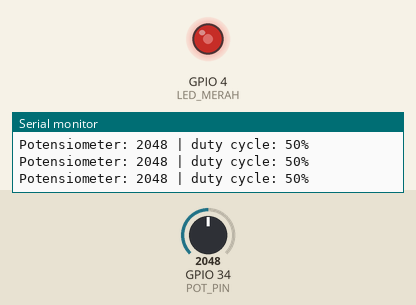
The sketch below on a simulated ESP32. Shown: output pins drawn as LEDs (lit = HIGH), the last lines printed to the serial monitor. The test bench sets the inputs (shaded band); at power-on: GPIO 34 (POT_PIN) = 2048.

Above: at 1.2 s.
1.3 s: GPIO 34 (POT_PIN) set to 2866
At 2.5 s:
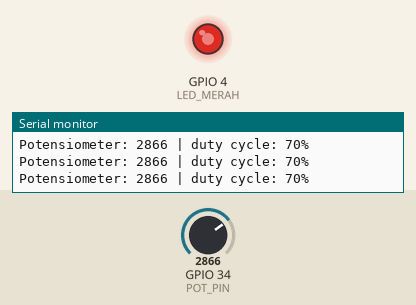
2.8 s: GPIO 34 (POT_PIN) set to 3603
At 4.0 s:
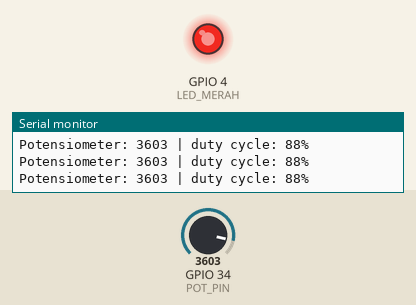
4.3 s: GPIO 34 (POT_PIN) set to 491
At 5.4 s:
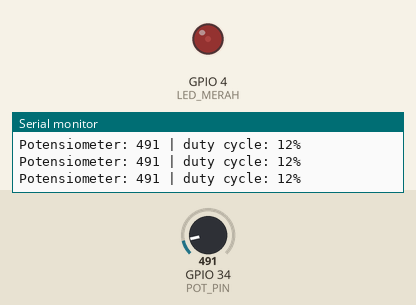
5.8 s: GPIO 34 (POT_PIN) set to 0
At 6.8 s:
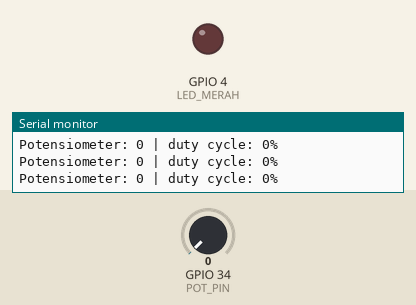
Timing chart, 0 to 8.3 s (numbered marks = the images above; inputs shaded):
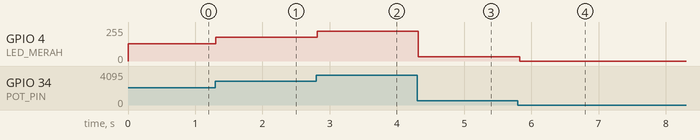

Measured:
- after the input at 1.3 s, GPIO 4 (LED_MERAH): 128/255 → 178/255 at once
- after the input at 2.8 s, GPIO 4 (LED_MERAH): 178/255 → 224/255 at once
- after the input at 4.3 s, GPIO 4 (LED_MERAH): 224/255 → 31/255 at once
- after the input at 5.8 s, GPIO 4 (LED_MERAH): 31/255 → 0/255 at once

The sketch:

p5_dimmer_potensiometer.ino
```cpp
/*
 * BAB 12 - Program 5: Dimmer dengan Potensiometer
 * Putar potensiometer untuk mengatur kecerahan LED merah.
 *
 * Rangkaian:
 *   VR10K (potensiometer) → IO34
 *   LED1 (merah)          → IO4
 */

#define POT_PIN   34  // potensiometer → IO34 (ADC1, pin khusus input)
#define LED_MERAH 4   // LED merah → IO4

const uint32_t FREKUENSI = 5000;  // 5 kHz
const uint8_t RESOLUSI = 12;      // 12 bit → nilai duty 0–4095, sama dengan rentang ADC
                                  // cek: 5000 × 4096 = 20480000, masih di bawah 80000000

void setup() {
  Serial.begin(115200);
  Serial.println("BAB 12 - Program 5: Dimmer dengan Potensiometer");

  if (!ledcAttach(LED_MERAH, FREKUENSI, RESOLUSI)) {
    Serial.println("Gagal mengatur PWM di IO4! Periksa frekuensi dan resolusi.");
    while (true) {
      delay(1000);
    }
  }
}

void loop() {
  int nilaiPot = analogRead(POT_PIN);  // 0–4095 (ADC 12 bit)
  ledcWrite(LED_MERAH, nilaiPot);      // resolusi PWM juga 12 bit → bisa langsung dipakai

  float persen = nilaiPot * 100.0 / 4095;

  Serial.print("Potensiometer: ");
  Serial.print(nilaiPot);
  Serial.print(" | duty cycle: ");
  Serial.print(persen, 0);  // 0 angka di belakang koma → dibulatkan
  Serial.println("%");

  delay(100);  // baca 10 kali per detik
}
```
